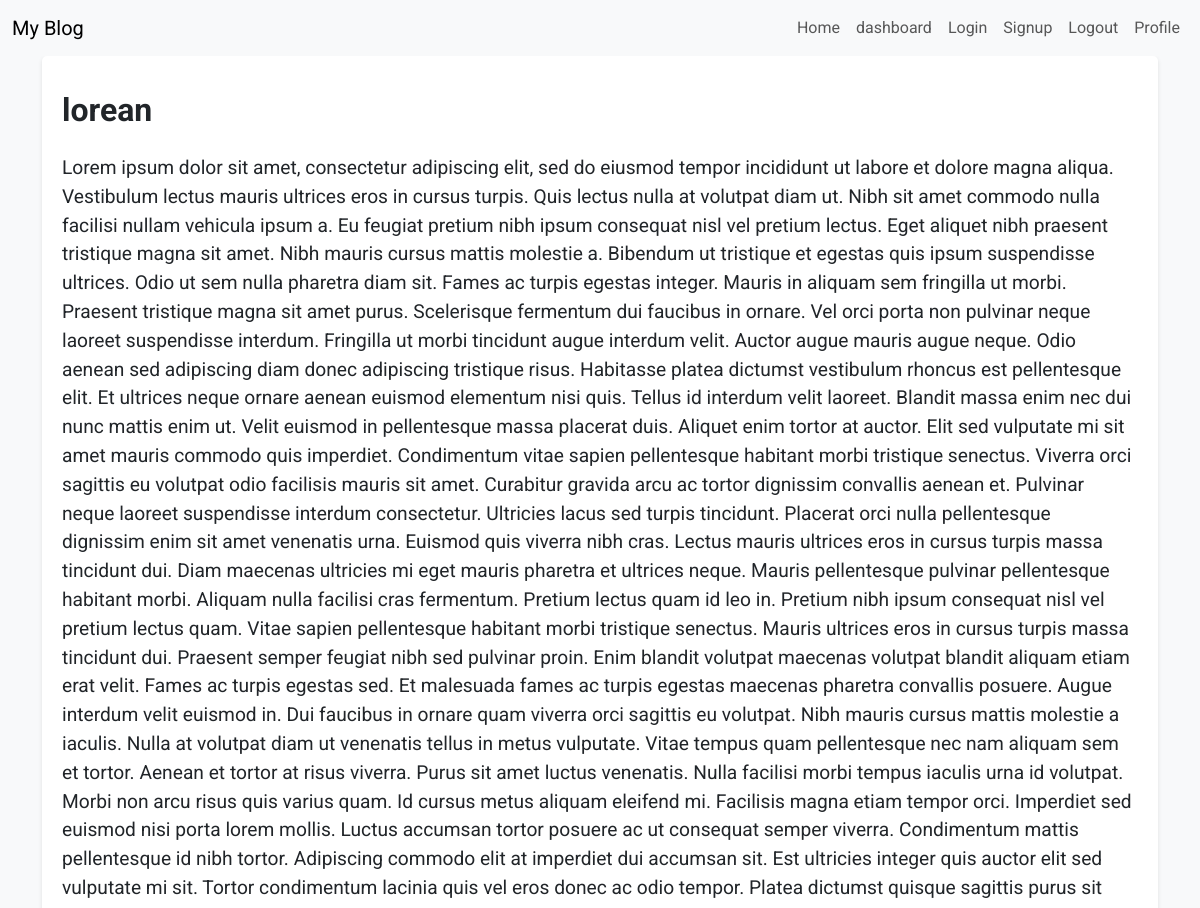
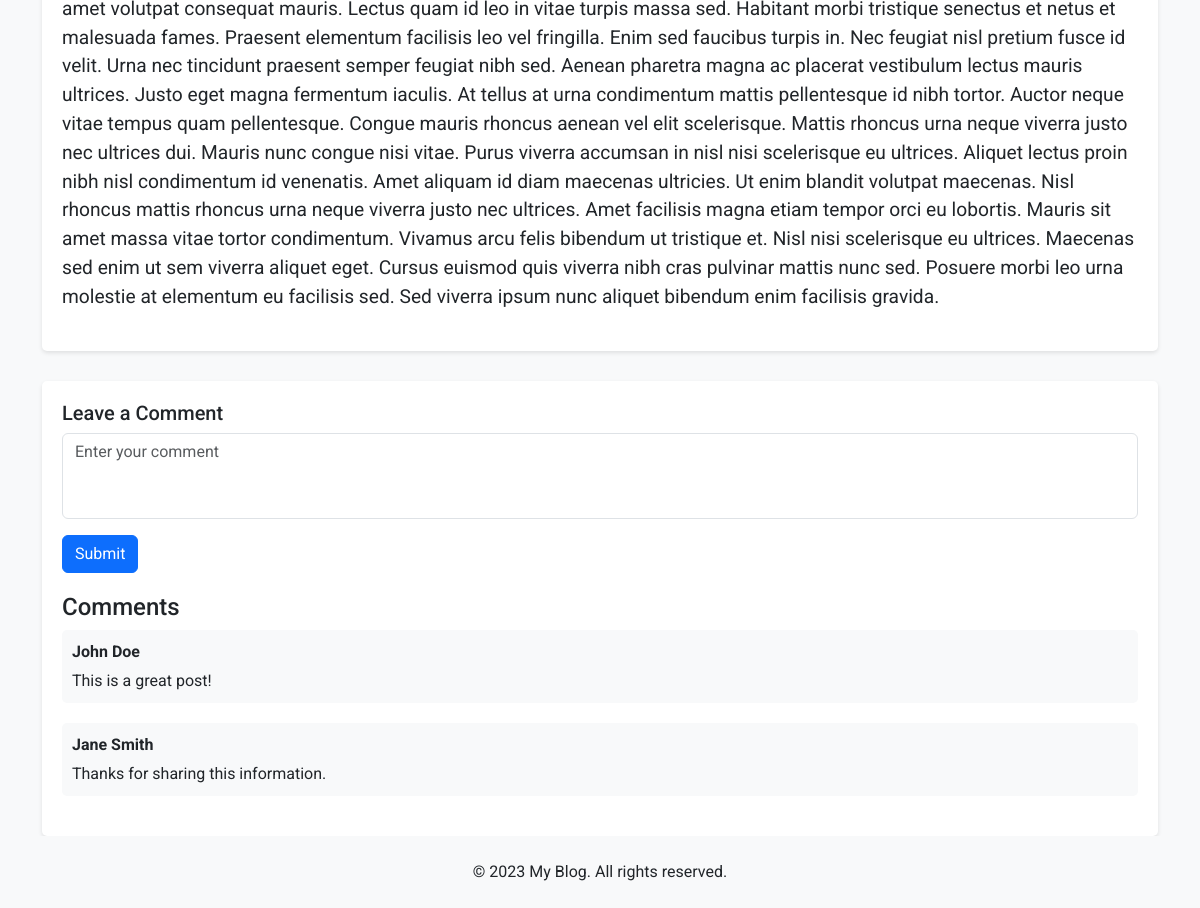
Screenshot of /post/3/ with the database file from the repository (2 pictures, top to bottom).
### blog/models.py (models this page shows, shortened)
class Post(models.Model):
    title = models.CharField(max_length=200)
    body = models.TextField()
    published_date = models.DateTimeField(auto_now_add=True)
    last_modified = models.DateTimeField(auto_now=True)
    author = models.ForeignKey(Author, on_delete=models.CASCADE)
    categories = models.ManyToManyField(Category, related_name='c_posts')
    tags = models.ManyToManyField(Tag, related_name='t_posts')
    is_published = models.BooleanField(default=False)

### blog/views.py (the view)
# urls.py: path('post/<int:pk>/', views.PostDetailView.as_view(), name='post_details'),
class PostDetailView(DetailView):
    model = Post
    template_name = 'blog/post_details.html'
    context_object_name = 'post'
    def get_object(self):
        return get_object_or_404(Post, id=self.kwargs.get('pk'))

### blog/templates/blog/post_details.html (shortened to what this page needs)
{% extends "base.html" %}
{% load static %}
{% block extra_head%}
<link rel="stylesheet" href="{% static "blog/css/postDetails_style.css" %}">
<link rel="stylesheet" href="{% static "comments/css/comment_style.css" %}">
{% endblock  %}
{% block content %}
<div class="container">
    <div class="post">
        <div class="post-title">{{ post.title }}</div>
        <div class="post-content">
            <p>{{ post.body }}</p>
        </div>
    </div>
    {% include "comments/comment.html" %}
</div>
{% endblock content %}

### blog/static/blog/css/postDetails_style.css (style rules this page uses)
body { font-family: 'Roboto', sans-serif; background-color: #f8f9fa; }
.post { background-color: #fff; padding: 20px; margin-bottom: 30px; border-radius: 5px; box-shadow: 0 2px 4px rgba(0,0,0,0.1); }
.post-title { font-size: 2rem; font-weight: bold; margin-top: 10px; }
.post-content { font-size: 1.2rem; margin: 20px 0; }

### rows the page displays
Post: title "lorean", body "Lorem ipsum dolor sit amet, consectetur adipiscing elit, sed do eiusmod tempor incididunt ut labore et dolore magna aliqua. Vestibulum lectus mauris ultrices eros in cursus turpis. Quis lectus nulla at volutpat diam ut. Nibh sit amet commodo nulla facilisi nullam vehicula ipsum a. Eu feugiat pretium nibh ipsum consequat nisl vel pretium lectus. Eget aliquet nibh praesent tristique magna sit amet. Nibh mauris cursus mattis molestie a. Bibendum ut tristique et egestas quis ipsum suspendisse ultrices. Odio ut sem nulla pharetra diam sit. Fames ac turpis egestas integer. Mauris in aliquam sem fringilla ut morbi. Praesent tristique magna sit amet purus. Scelerisque fermentum dui faucibus in…"
